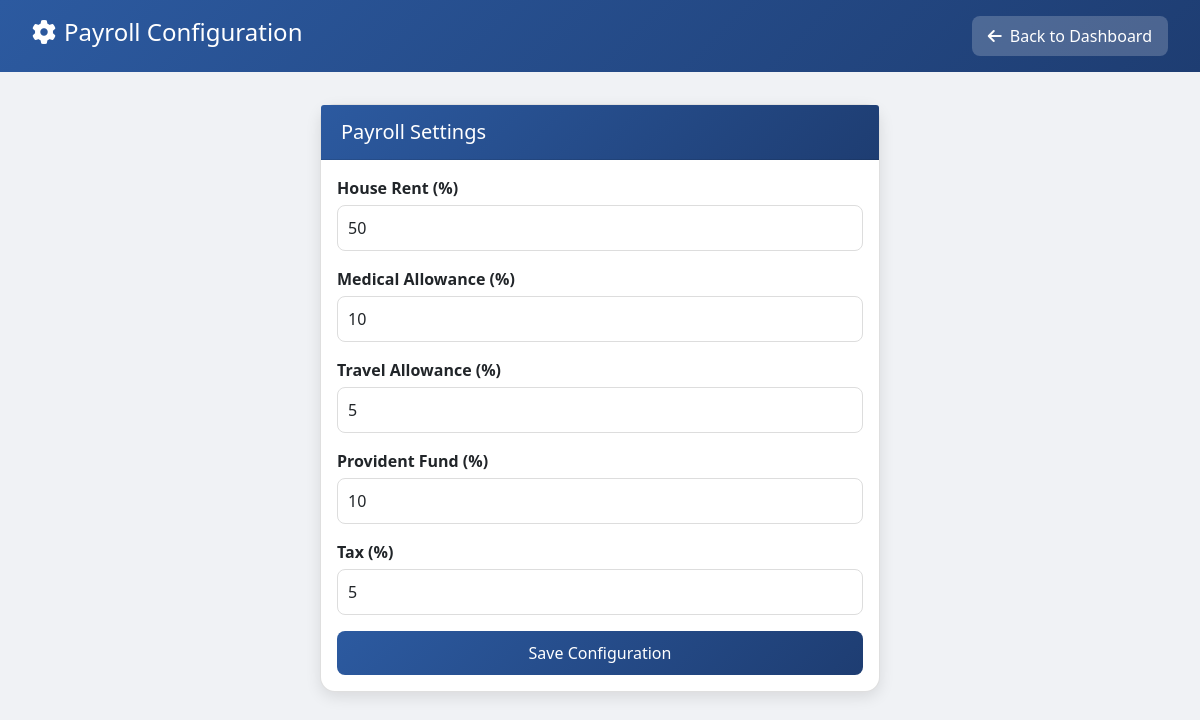
Screenshot of /modules/payroll-config.php (signed in) with the database file from the repository.
### tables this page shows
CREATE TABLE `company_settings` (
  `id` int(11) NOT NULL AUTO_INCREMENT,
  `company_name` varchar(200) DEFAULT NULL,
  `company_logo` varchar(500) DEFAULT NULL,
  `company_address` text DEFAULT NULL,
  `company_phone` varchar(20) DEFAULT NULL,
  `company_email` varchar(255) DEFAULT NULL,
  `company_website` varchar(200) DEFAULT NULL,
  `tax_id` varchar(100) DEFAULT NULL,
  `fiscal_year_start` date DEFAULT NULL,
  `fiscal_year_end` date DEFAULT NULL,
  `leave_policy` text DEFAULT NULL,
  `holiday_calendar` text DEFAULT NULL,
  `updated_at` timestamp NOT NULL DEFAULT current_timestamp() ON UPDATE current_timestamp(),
  `payroll_config` text DEFAULT NULL,
  PRIMARY KEY (`id`)
);

### modules/payroll-config.php (the view, shortened to what this page needs)
<?php
$database = new Database();
$db = $database->getConnection();
$stmt = $db->query("SELECT payroll_config FROM company_settings WHERE id = 1");
$result = $stmt->fetch(PDO::FETCH_ASSOC);
$config = json_decode($result['payroll_config'] ?? '{}', true);
?>
<!DOCTYPE html>
<html lang="en">
<head>
    <link href="https://cdn.jsdelivr.net/npm/bootstrap@5.1.3/dist/css/bootstrap.min.css" rel="stylesheet">
    <link href="https://cdnjs.cloudflare.com/ajax/libs/font-awesome/6.0.0/css/all.min.css" rel="stylesheet">
</head>
<body>
    <div class="navbar">
        <h4><i class="fas fa-cog me-2"></i>Payroll Configuration</h4>
        <a href="../hr-dashboard.php"><i class="fas fa-arrow-left me-2"></i>Back to Dashboard</a>
    </div>
    <div class="container">
        <div class="card">
            <div class="card-header">
                <h5 class="mb-0">Payroll Settings</h5>
            </div>
            <div class="card-body">
                <form id="configForm">
                    <div class="mb-3">
                        <label class="form-label">House Rent (%)</label>
                        <input type="number" class="form-control" name="house_rent_percent" value="<?php echo $config['house_rent_percent'] ?? 50; ?>" required>
                    </div>
                    <div class="mb-3">
                        <label class="form-label">Medical Allowance (%)</label>
                        <input type="number" class="form-control" name="medical_percent" value="<?php echo $config['medical_percent'] ?? 10; ?>" required>
                    </div>
                    <div class="mb-3">
                        <label class="form-label">Travel Allowance (%)</label>
                        <input type="number" class="form-control" name="travel_percent" value="<?php echo $config['travel_percent'] ?? 5; ?>" required>
                    </div>
                    <div class="mb-3">
                        <label class="form-label">Provident Fund (%)</label>
                        <input type="number" class="form-control" name="pf_percent" value="<?php echo $config['pf_percent'] ?? 10; ?>" required>
                    </div>
                    <div class="mb-3">
                        <label class="form-label">Tax (%)</label>
                        <input type="number" class="form-control" name="tax_percent" value="<?php echo $config['tax_percent'] ?? 5; ?>" required>
                    </div>
                    <button type="submit" class="btn-primary">Save Configuration</button>
                </form>
            </div>
        </div>
    </div>
</body>
</html>

### modules/payroll-config.php (style rules this page uses)
body { background: #f0f2f5; font-family: 'Segoe UI', Tahoma, Geneva, Verdana, sans-serif; }
.navbar { background: linear-gradient(135deg, #2c5aa0 0%, #1e3d72 100%); padding: 1rem 2rem; color: white; display: flex; justify-content: space-between; align-items: center; }
.navbar a { color: white; text-decoration: none; background: rgba(255,255,255,0.2); padding: 8px 16px; border-radius: 8px; }
.container { max-width: 600px; margin: 2rem auto; padding: 0 20px; }
.card { background: white; border-radius: 15px; box-shadow: 0 5px 15px rgba(0,0,0,0.1); }
.card-header { background: linear-gradient(135deg, #2c5aa0 0%, #1e3d72 100%); color: white; border-radius: 15px 15px 0 0; padding: 15px 20px; }
.btn-primary { background: linear-gradient(135deg, #2c5aa0 0%, #1e3d72 100%); border: none; padding: 10px 20px; border-radius: 8px; color: white; cursor: pointer; width: 100%; }
.form-control { width: 100%; padding: 10px; border: 1px solid #ddd; border-radius: 8px; }
.form-label { font-weight: 600; margin-bottom: 5px; display: block; }
.mb-3 { margin-bottom: 15px; }

### rows the page displays
company_settings: house_rent_percent "50", medical_percent "10", travel_percent "5", pf_percent "10", tax_percent "5"
